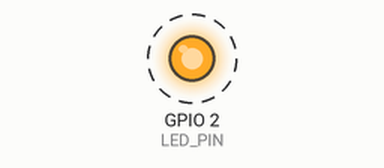
Bench run of a program on a simulated ESP32. On the bench: output pins drawn as LEDs (lit = HIGH). Dashed ring = blinking. What the program prints to the serial monitor is not drawn.

Above: at 1.2 s.
Timing chart, 0 to 4.0 s (numbered marks = the images above):
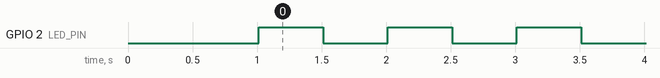

The program:

main.cpp
```cpp
#include <Arduino.h>
#include "soc_report.h"
#include "esp_system.h"
#include "esp_spi_flash.h"

// --- SOS Morse Code Config ---
const int LED_PIN = 2; // Default onboard LED for most ESP32 DevKits
const int DOT_TIME = 200;
const int DASH_TIME = 600;
const int GAP_TIME = 200;

void print_soc_report(const soc_report_t* report) {
    Serial.println("\n========== ESP32 DNA REPORT ==========");
    Serial.printf("Chip Model:    %s\n", report->chip_model);
    Serial.printf("CPU Cores:     %d\n", report->cpu_cores);
    Serial.printf("Flash Size:    %d MB\n", report->flash_size);
    Serial.printf("MAC Address:   %02X:%02X:%02X:%02X:%02X:%02X\n",
                  report->mac_address[0], report->mac_address[1],
                  report->mac_address[2], report->mac_address[3],
                  report->mac_address[4], report->mac_address[5]);
    Serial.println("======================================");
}

void setup() {
    Serial.begin(115200);
    pinMode(LED_PIN, OUTPUT);
    delay(1000);

    Serial.println("System Initialized. Starting DNA Extraction...");

    soc_report_t my_report;

    // TODO: Task 2 - DNA Extraction
    // Use esp_chip_info() and esp_read_mac() to fill the my_report structure.
    // 1. Get Chip Model & Revision
    // 2. Get CPU Cores
    // 3. Get Flash Size
    // 4. Read MAC Address

    // Placeholder values
    my_report.cpu_cores = 0;
    my_report.flash_size = 0;
    memset(my_report.mac_address, 0, 6);
    strcpy(my_report.chip_model, "Unknown");

    print_soc_report(&my_report);
}

void loop() {
    // TODO: Task 1 - Morse Code (SOS)
    // Implement the SOS blinking logic here using digitalWrite() and delay().
    // Morse for S: . . .
    // Morse for O: - - -
    // Morse for S: . . .

    // Example: Blink once
    digitalWrite(LED_PIN, HIGH);
    delay(500);
    digitalWrite(LED_PIN, LOW);
    delay(500);
}
```

soc_report.h
```cpp
#ifndef SOC_REPORT_H
#define SOC_REPORT_H

#include <Arduino.h>

/**
 * @brief Standardized structure for reporting ESP32 SoC information.
 *
 * Students should fill this structure using information retrieved via ESP-IDF APIs.
 */
typedef struct {
    uint32_t cpu_cores;      // Number of CPU cores
    uint32_t flash_size;     // Flash memory size in MB
    uint8_t  mac_address[6]; // Unique MAC address
    char     chip_model[32]; // Chip model name (e.g., ESP32-D0WDQ6)
} soc_report_t;

/**
 * @brief Prints the SoC report to the Serial monitor in a formatted manner.
 *
 * @param report Pointer to the soc_report_t structure to be printed.
 */
void print_soc_report(const soc_report_t* report);

#endif // SOC_REPORT_H
```

Measured:
- by itself, GPIO 2 (LED_PIN): alternates HIGH for 0.50 s and LOW for 0.50 s
